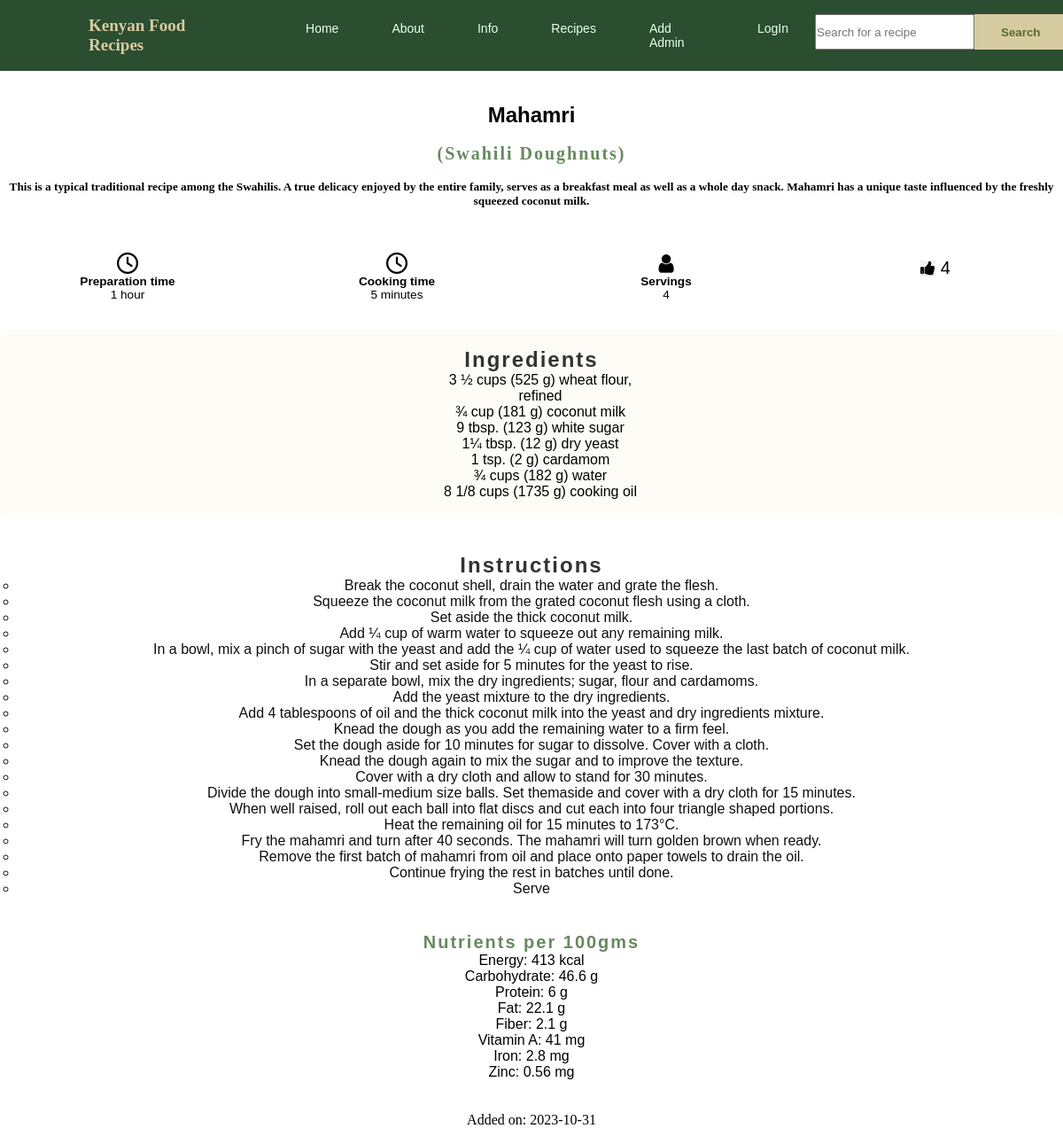
/recipes/1, run on an earlier commit of the app's database.
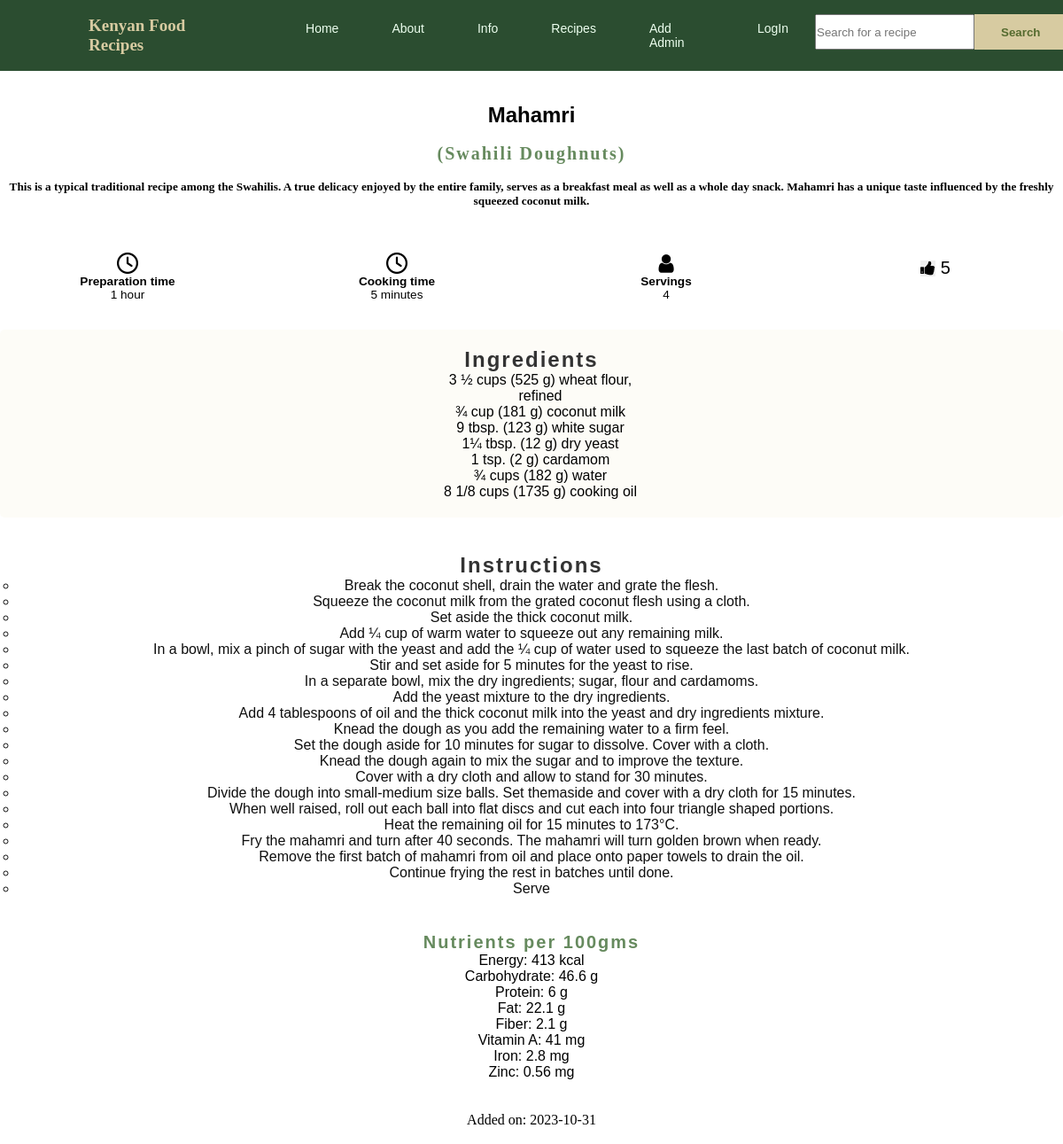
And on a later commit of the database.
### app.py (models this page shows)
class Recipe(db.Model):
    __tablename__ = 'recipes'
    id = db.Column(db.Integer, primary_key=True)
    title = db.Column(db.String(200), nullable=False)
    subtitle = db.Column(db.String(200), nullable=False)
    date_posted = db.Column(db.Date, default=date.today)
    slug = db.Column(db.String(200), nullable=False)
    ingredients = db.Column(db.Text, nullable=False)
    instructions = db.Column(db.Text, nullable=False)
    preparation_time = db.Column(db.String(20), nullable=False)
    cooking_time = db.Column(db.String(20), nullable=False)
    servings = db.Column(db.Integer, nullable=False)
    energy = db.Column(db.String(20), nullable=False)
    protein = db.Column(db.String(20), nullable=False)
    fat = db.Column(db.String(20), nullable=False)
    fiber = db.Column(db.String(20), nullable=False)
    vitamin_a = db.Column(db.String(20), nullable=False)
    iron = db.Column(db.String(20), nullable=False)
    zinc = db.Column(db.String(20), nullable=False)
    carbohydrate = db.Column(db.String(20), nullable=False)
    upvotes = db.Column(db.Integer)
    '''category_id = db.Column(db.Integer, db.ForeignKey('categories.id', name='fk_category_id'))  # Add name here
    category = db.relationship("Category", back_populates="recipes")'''

### app.py (the view)
@app.route('/recipes/<int:id>')
def recipe(id):
    recipe = Recipe.query.get_or_404(id)
    return render_template('recipe.html', recipe=recipe)

### forms.py
class SearchForm(FlaskForm):
    searched = StringField("Searched", validators=[DataRequired()])
    submit = SubmitField("Search")

### app.py (called while the page is built)
@app.context_processor
def base():
    form = SearchForm()
    return dict(form=form)

### templates/recipe.html (shortened to what this page needs)
{% extends 'base.html'%}
{% block content %}
<link rel="stylesheet" href="https://cdnjs.cloudflare.com/ajax/libs/font-awesome/4.7.0/css/font-awesome.min.css">
<link rel="stylesheet" href="https://cdnjs.cloudflare.com/ajax/libs/font-awesome/4.7.0/css/font-awesome.min.css">
<div class="container">
    <div> <br/><br/>
        <h2>{{ recipe.title }}</h2><br/>
        <h4 style="font-family: Papyrus;">{{ recipe.subtitle }}</h4><br/>
        <h5 style="font-family: Papyrus;">{{ recipe.slug }}</h5><br/>
    </div>
    <div class="inline-details">
<div class="recipe-icons">
    <article>
        <i class="fa fa-clock-o"></i>
        <h5>Preparation time</h5>
        <p>{{ recipe.preparation_time }}</p>
    </article>
    <article>
        <i class="fa fa-clock-o"></i>
        <h5>Cooking time</h5>
        <p>{{ recipe.cooking_time }}</p>
    </article>
    <article>
        <i class="fa fa-user"></i>
        <h5>Servings</h5>
        <p>{{ recipe.servings }}</p>
    </article>
    <form class="material-icons" action="{{ url_for('upvote', recipe_id=recipe.id)}}" method="POST">
      <button style="border: none;"><i class="fa fa-thumbs-up" style="font-size:18px; "></i></button> <small>{{recipe.upvotes}}</small>
</div>
    <div class="paragraph-details ingredients-section">
        <h4 class="ingredients-title">Ingredients</h4>
            <ul class="ingredients-list">
                <p>{{recipe.ingredients | safe }}</p>
            </ul>
    </div>
    <div class="paragraph-details instructions-section">
        <h4 class="instructions-title">Instructions</h4>
        <ul class="instructions-text">
        <p>{{recipe.instructions | safe }}</p>
        </ul>
    </div>
    <div class="nutrient-details">
        <h4>Nutrients per 100gms</h4>
        <p>Energy: {{recipe.energy }}</p>
        <p>Carbohydrate: {{recipe.carbohydrate }}</p>
        <p>Protein: {{recipe.protein }}</p>
        <p>Fat: {{recipe.fat }}</p>
        <p>Fiber: {{recipe.fiber }}</p>
        <p>Vitamin A: {{recipe.vitamin_a }}</p>
        <p>Iron: {{recipe.iron }}</p>
        <p>Zinc: {{recipe.zinc }}</p>
    </div>
    <br/><br/>
    <p style="font-family: Papyrus;">Added on: {{ recipe.date_posted }}</p><br/>
</div>
{% endblock %}

### templates/base.html (shortened to what this page needs)
<!DOCTYPE html>
<html lang="en">
<head>
    <link rel="stylesheet" href="/static/styles.css" type="text/css">
</head>
<body>
    <header>
        <div class="logo" style="font-family: Papyrus;">Kenyan Food Recipes</div>
        <div class="nav-bar">
            <ul>
                <li><a href="{{ url_for('index', _external=True) }}">Home</a></li>
                <li><a href="#about">About</a></li>
                <li><a href="{{ url_for('info', _external=True) }}">Info</a></li>
                <li><a href="{{ url_for('recipes', _external=True) }}">Recipes</a></li>
                {% if current_user.is_authenticated %}
                <li><a href="{{url_for('logout', external=True)}}">Logout</a></li>
                {% else %}
                <li><a href="{{ url_for('add_admin', _external=True) }}">Add Admin</a></li>
                <li><a href="{{ url_for('login', _external=True) }}">LogIn</a></li>
                {% endif %}
                <li>
                    <form method="POST" action="{{ url_for('search', _external=True) }}" class="d-flex">
                        <input class="form-control me-2 rounded-pill" type="search" placeholder="Search for a recipe" aria-label="Search" name="searched" style="height: 40px; width: 180px;"/>
                        <button class="button rounded-pill" type="submit" style="background-color: #d7cba1; width: 100px; height: 40px; color: darkolivegreen; border: #d7cba1;">Search</button>
                    </form>
                </li>
            </ul>
        </div>
    </header>
    <div class="container">
        {% block content %}
        {% endblock %}
    </div>
</body>
</html>

### static/styles.css (style rules this page uses)
* { padding: 0; margin: 0; box-sizing: border-box; font-family: 'Josefin Sans', sans-serif; }
html { scroll-behavior: smooth; }
header { width: 100%; height: 80px; display: flex; align-items: center; justify-content: space-between; padding: 0 100px; background: #2b4d30; }
.logo { font-size: 19px; font-weight: bold; color: #d7cba1; margin-right: 40px; }
.nav-bar ul { display: flex; list-style: none; }
.nav-bar ul li a { display: block; color: #edffef; font-size: 16px; padding: 8px 25px; transition: .2s; margin: 0 5px; text-decoration: none; }
h4 { color: #668a5e; letter-spacing: 2px; font-size: 20px; }
.button { position: absolute; background-color: #d7cba1; color: #d7cba1; text-decoration: none; border: 2px solid black; font-weight: bold; padding: 13px 30px; transform: .4s; }

### templates/recipe.html (style rules this page uses)
.container { text-align: center; }
.recipe-icons { display: grid; grid-template-columns: repeat(4, 1fr); gap: 1rem; margin: 2rem 0; text-align: center; }
.recipe-icons i { font-size: 1.5rem; color: var(--primary-500); }
.recipe-icons h5,.recipe-icons p { margin-bottom: 0; font-size: 0.85rem; }
.recipe-icons p { color: var(--grey-600); }
.ingredients-section { background-color: #fdfcf7ee; padding: 20px; border-radius: 5px; margin-bottom: 20px; }
.ingredients-title { font-size: 24px; color: #333; }
.ingredients-list { list-style: disc; margin-left: 20px; }
.instructions-section { padding: 20px; border-radius: 5px; margin-bottom: 20px; }
.instructions-title { font-size: 24px; color: #333; }
.instructions-text { font-size: 16px; color: #0f0f0f; }

### templates/base.html (style rules this page uses)
.nav-bar ul li a { display: block; color: #edffef; font-size: 14px; padding: 8px 25px; transition: .2s; margin: 0 5px; text-decoration: none; }

What changed in the data, as far as the page shows it:
changed Recipe "Mahamri": upvotes "4" → "5"
